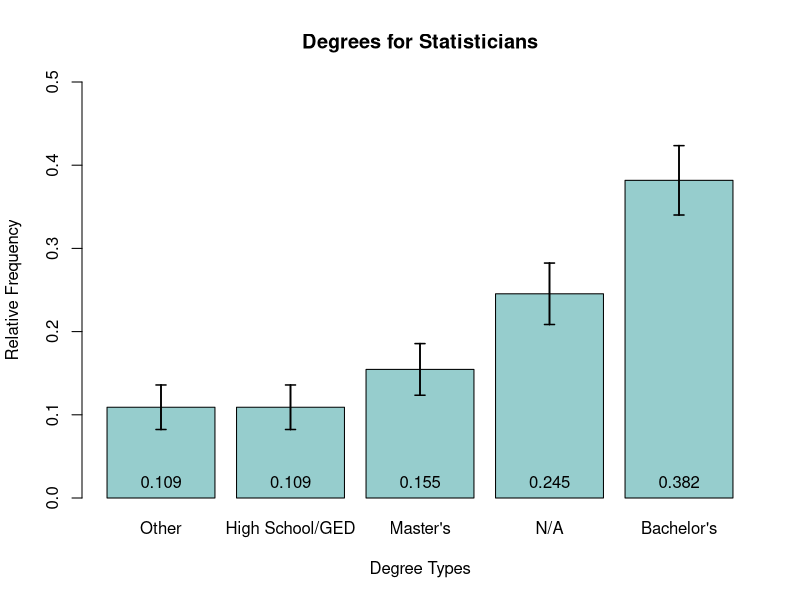
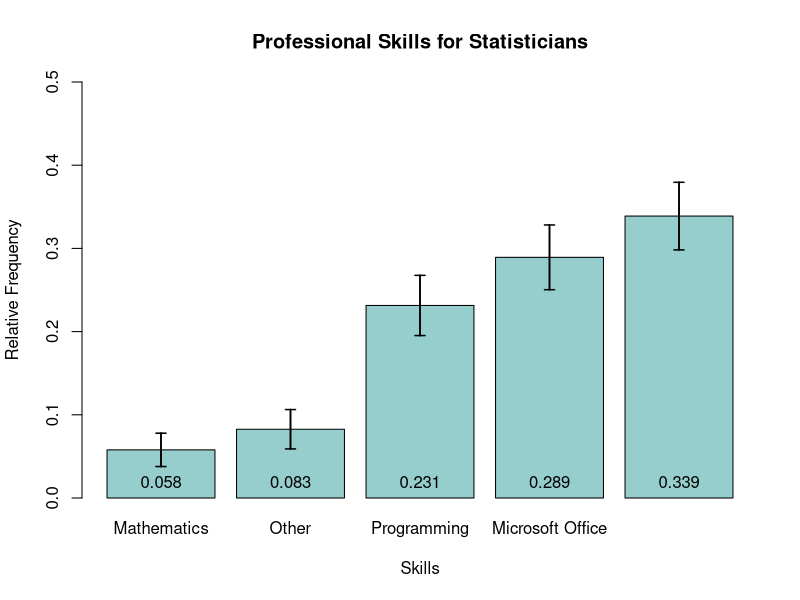
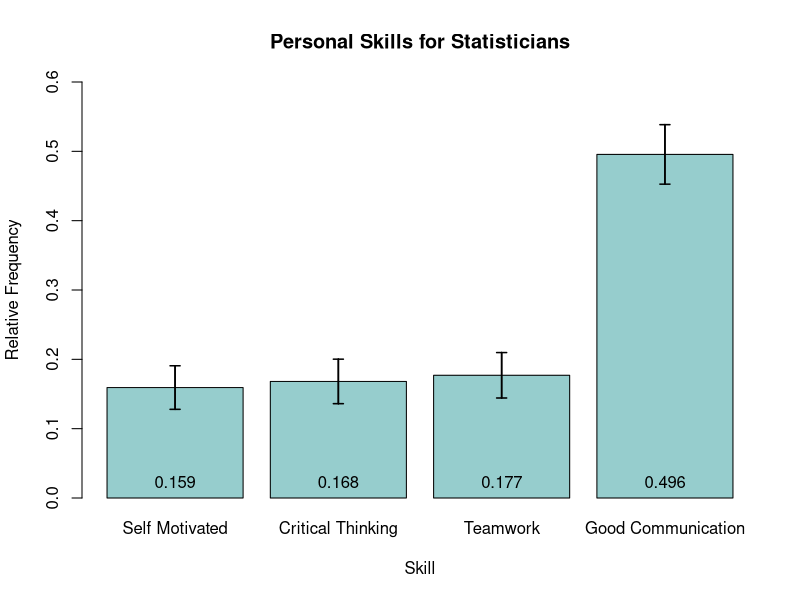
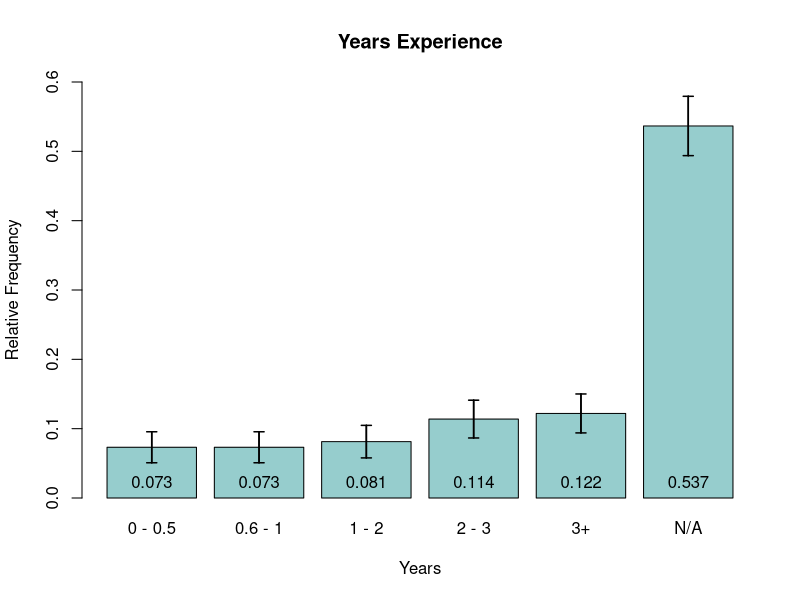
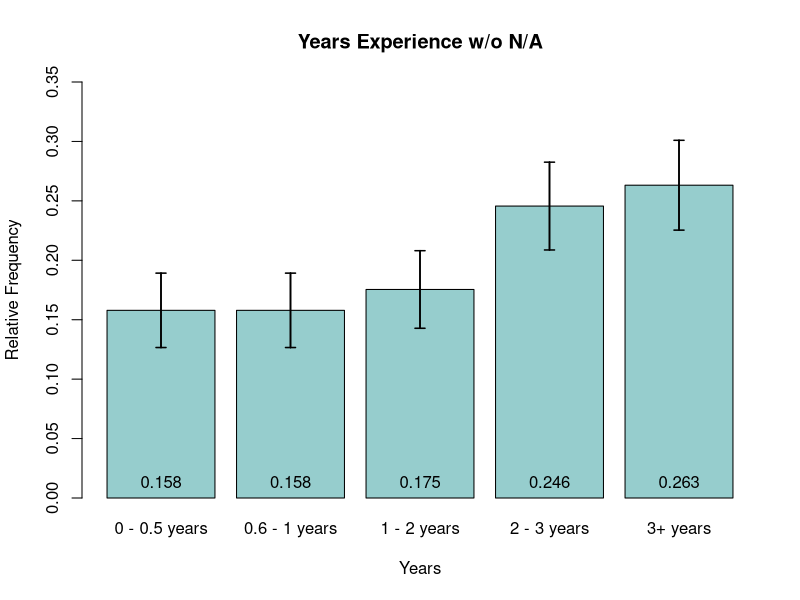
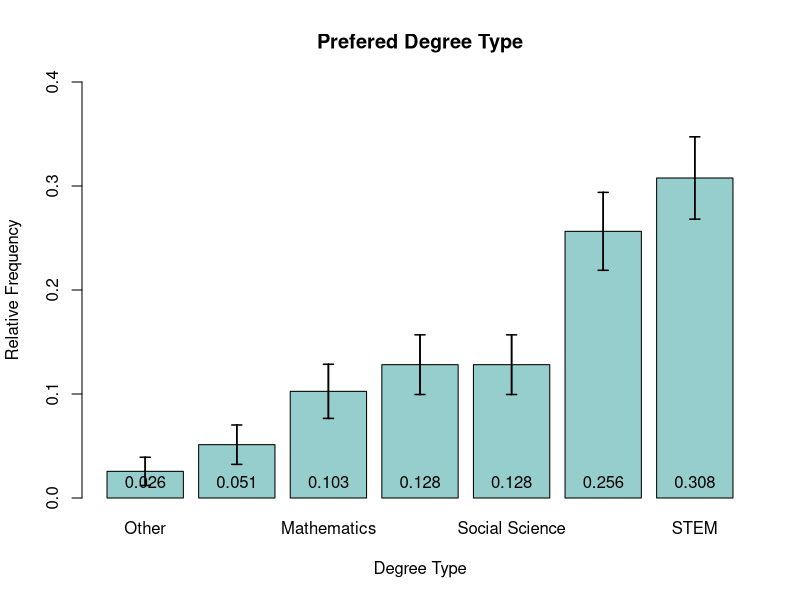
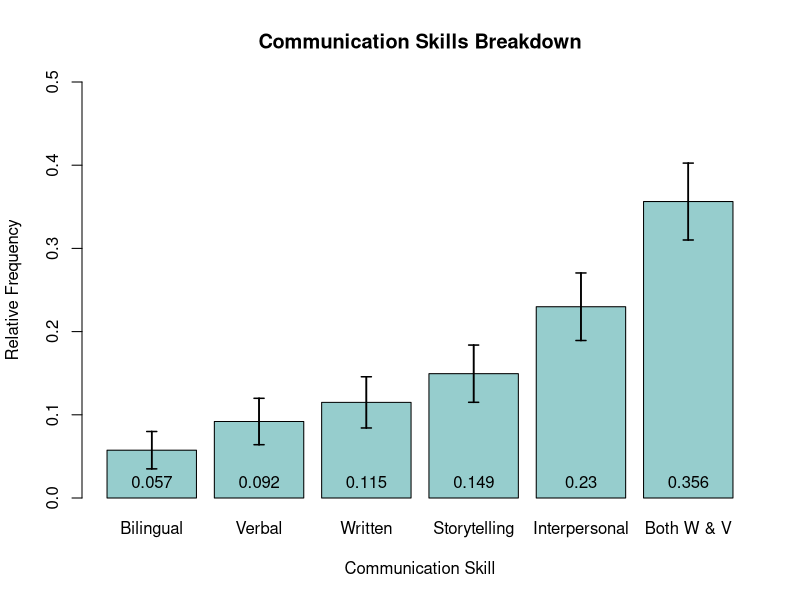

Generate these figures, in order, with R:
confidence<-function(p, n){
  ## p is proportion
  ## n is number of entries
  q = 1 - p
  res = (0.90 * sqrt((p * q) / n))
  res
}

############################################################################################################
#                                                 DEGREES                                                  #
############################################################################################################
degreeData<-c()
#Bachelors Degree - 1#
BD<- 42
for (num in 1:BD){
  degreeData<-rbind(degreeData, 1)
}
#Masters Degree - 2#
MD<- 17
for (num in 1:MD){
  degreeData<-rbind(degreeData, 2)
}
#N/A - 3#
ND<- 27
for (num in 1:ND){
  degreeData<-rbind(degreeData, 3)
}
#Other - 4#
OD<- 12
for (num in 1:OD){
  degreeData<-rbind(degreeData, 4)
}
#High School/GED - 5#
HS<-12
for (num in 1:HS){
  degreeData<-rbind(degreeData, 5)
}

# creating a pie chart using the percentages of the degrees #
#slices <- c(BD, MD , ND ,OD , HS)
#lbls <- c("BACHELORS 38.18%", "MASTERS 15.45%", "N/A 24.55%", "OTHER 10.91%", "HS/GED 10.91%")
#pie(slices, labels = lbls, main="Pie Chart of Degrees")

# creating a barplot using the frequencies of the degrees #
perDegrees <- BD + MD + ND + OD + HS
BDPer <- BD/perDegrees
MDPer <- MD/perDegrees
ODPer <- OD/perDegrees 
NAPer <- ND/perDegrees 
HSPer <- HS/perDegrees 
slices7<- c(ODPer, HSPer, MDPer, NAPer,  BDPer )
labelsD<-c("Other","High School/GED",   "Master's" , "N/A", "Bachelor's")
# creating a barplot using the frequencies of the degrees #
#Other HS/GED Master N/A Bachelor
ve<-barplot(slices7, main="Degrees for Statisticians", col=c("paleturquoise3"), ylim = c(0, 0.50), xlab = "Degree Types", ylab = "Relative Frequency", names.arg=labelsD)
text(ve, 0, round(slices7, 3),cex=1,pos=3)
segments(ve, 
         slices7 + confidence(slices7, 110), # upper bound
         ve,
         slices7 - confidence(slices7, 110), # lower bound 
         lwd = 1.5)
arrows(ve, slices7 + confidence(slices7, 110), # upper bound 
       ve,
       slices7 - confidence(slices7, 110), # lower bound
       lwd = 1.5, angle = 90,
       code = 3, length = 0.05)
cat("Total", perDegrees, " ", BDPer," ", MDPer, " ", NAPer, " ", ODPer," ", HSPer, "\n\n")

############################################################################################################
#                                           SKILLS (PROFESSIONAL)                                          #
############################################################################################################
profSkills<-c()
#Microsoft Office and General Technology - 1#
MSOTech<- 35
for (num in 1:MSOTech){
  profSkills<-rbind(profSkills, 1)
}
#Math Skills - 2#
Math<- 7
for (num in 1:Math){
  profSkills<-rbind(profSkills, 2)
}
#Programming Skills - 3#
Prog<- 28
for (num in 1:Prog){
  profSkills<-rbind(profSkills, 3)
}
#Statistics and Data Analytics (Prior Experience) - 4#
SD<- 41
for (num in 1:SD){
  profSkills<-rbind(profSkills, 4)
}
#Other - Experience, Certifications etc - 5#
OSPro<- 10
for (num in 1:OSPro){
  profSkills<-rbind(profSkills, 5)
}


# creating a pie chart using the frequencies of the skills #
perProSkill <- MSOTech + Math + Prog + SD + OSPro
MSPer <- MSOTech/perProSkill
MathPer <- Math/perProSkill
ProgPer <- Prog/perProSkill
SDPer <- SD/perProSkill
OSProPer <- OSPro/perProSkill
cat("Total", perProSkill, " ", MSPer," ", MathPer, " ", ProgPer," ", SDPer, " ", OSProPer, "\n\n")
# Math Other Programming MS Stats
slices1 <- c(MathPer,OSProPer , ProgPer ,MSPer, SDPer )
labelsPPS<-c("Mathematics", "Other", "Programming", "Microsoft Office", "Stats and Data Analytics")
le<-barplot(slices1, main="Professional Skills for Statisticians",col=c("paleturquoise3"),ylim = c(0, 0.50), xlab = "Skills", ylab = "Relative Frequency", names.arg=labelsPPS)
text(le, 0, round(slices1, 3),cex=1,pos=3)
segments(le, 
         slices1 + confidence(slices1, 110), # upper bound
         le,
         slices1 - confidence(slices1, 110), # lower bound 
         lwd = 1.5)
arrows(le, slices1 + confidence(slices1, 110), # upper bound 
       le,
       slices1 - confidence(slices1, 110), # lower bound
       lwd = 1.5, angle = 90,
       code = 3, length = 0.05)

############################################################################################################
#                                           SKILLS (PERSONAL)                                              #
############################################################################################################
persSkills<-c()
#Team Work - 1#
GW<- 20
for (num in 1:GW){
  persSkills<-rbind(persSkills, 1)
}
#Self-Motivated/Independent - 3#
SM<- 18
for (num in 1:SM){
  persSkills<-rbind(persSkills, 3)
}
#Good Communication (Oral & Written) - 2#
GCom<- (44+12)
for (num in 1:GCom){
  persSkills<-rbind(persSkills, 2)
}
#Other- Critical Thinking, Organization, Problem Solving etc - 5#
OSPer<- 19
for (num in 1:OSPer){
  persSkills<-rbind(persSkills, 5)
}

# creating a pie chart using the frequencies of the skills #
perPerSkill <- GW + GCom + SM + OSPer
GWPer <- GW/perPerSkill
GCPer <- GCom/perPerSkill
SMPer <- SM/perPerSkill
OSPerPer <- OSPer/perPerSkill

cat("Relative Frequencies: ", GWPer, " " , GCPer," ", SMPer, " ", OSPerPer)
orderedVector4 <- c(SMPer, OSPerPer, GWPer , GCPer)
labelsPS <-c("Self Motivated",  "Critical Thinking", "Teamwork", "Good Communication") 
te<-barplot(orderedVector4, main="Personal Skills for Statisticians",col=c("paleturquoise3"), ylim = c(0, 0.60), xlab = "Skill", ylab = "Relative Frequency", names.arg = labelsPS)
text(te, 0, round(orderedVector4, 3),cex=1,pos=3)
segments(te, 
         orderedVector4 + confidence(orderedVector4, 110), # upper bound
         te,
         orderedVector4 - confidence(orderedVector4, 110), # lower bound 
         lwd = 1.5)
arrows(te, orderedVector4 + confidence(orderedVector4, 110), # upper bound 
       te,
       orderedVector4 - confidence(orderedVector4, 110), # lower bound
       lwd = 1.5, angle = 90,
       code = 3, length = 0.05)


############################################################################################################
#                                             YEARS EXPERIENCE                                             #
############################################################################################################
years<-c()
#N/A - 1#
NY<- 66
for (num in 1:NY){
  years<-rbind(years, 1)
}
#0 - 6 Months - 2#
Zsix<-9
for (num in 1:Zsix){
  years<-rbind(years, 2)
}
#7 Months - 1 Year - 3#
one<-15
for (num in 1:one){
  years<-rbind(years, 3)
}
#1 Year and 1 Month - 2 Years - 4#
two<- 9
for (num in 1:two){
  years<-rbind(years, 4)
}
#2 Years and 1 Month - 3 Years - 5#
three<- 10
for (num in 1:three){
  years<-rbind(years, 5)
}
#More than 3 Years - 6#
four<- 14
for (num in 1:four){
  years<-rbind(years, 6)
}

# creating a barplot using the frequencies of the years experience #
perYears <- NY + Zsix + one + two + three + four
NYPer <- NY/perYears 
ZPer <- Zsix/perYears 
ONPer <- one/perYears 
TWPer <- two/perYears 
THRPer <- three/perYears 
FOURPer <- four/perYears 
#cat("Total", perYears, " ", NYPer, " " , ZPer," ", ONPer, " ", TWPer, " ", THRPer, " ", FOURPer , "\n\n")
#slices3 <- c(NYPer, ZPer, ONPer, TWPer, THRPer, FOURPer)
#lbls3 <- c("N/A 53.66%", "0 - 6 Months Year 7.32%", " 7 months - 1 Year 12.20%", "1 Year+ - 2 Years 7.32%", "2 Years+ - 3 Years 8.13%", "3 Years+ 11.38%")
#pie(slices3, labels = lbls3, main="Pie Chart of Years")

cat("Relative Frequencies: ", NYPer, " ",ZPer, " ",ONPer , " ", TWPer, " ", THRPer, " ", FOURPer)

orderedVector1 <- c( ZPer, TWPer, THRPer, FOURPer, ONPer, NYPer)
lbls7<-c("0 - 0.5", "0.6 - 1", "1 - 2", "2 - 3", "3+", "N/A")
ce<-barplot(orderedVector1, main="Years Experience",col=c("paleturquoise3"), ylim = c(0, 0.60), xlab = "Years", ylab = "Relative Frequency", names.arg=lbls7)
text(ce, 0, round(orderedVector1, 3),cex=1,pos=3)
segments(ce, 
         orderedVector1 + confidence(orderedVector1, 110), # upper bound
         ce,
         orderedVector1 - confidence(orderedVector1, 110), # lower bound 
         lwd = 1.5)
arrows(ce, orderedVector1 + confidence(orderedVector1, 110), # upper bound 
       ce,
       orderedVector1 - confidence(orderedVector1, 110), # lower bound
       lwd = 1.5, angle = 90,
       code = 3, length = 0.05)

# creating a piechart using the frequencies of the years experience #
perYears1 <- Zsix + one + two + three + four
ZPer1 <- Zsix/perYears1 
ONPer1 <- one/perYears1 
TWPer1 <- two/perYears1 
THRPer1 <- three/perYears1 
FOURPer1 <- four/perYears1 
cat("\nRELATIVE FREQ. WITH OUT N/A", perYears1, " ", ZPer1," ", ONPer1, " ", TWPer1, " ", THRPer1, " ", FOURPer1 , "\n\n")
orderedVector2 <- c(ZPer1, TWPer1, THRPer1,  FOURPer1, ONPer1)
lbls8<-c("0 - 0.5 years", "0.6 - 1 years", "1 - 2 years", "2 - 3 years", "3+ years")
ye<-barplot(orderedVector2, main="Years Experience w/o N/A", 
            xlab = "Years", ylab = "Relative Frequency", col=c("paleturquoise3"), ylim = c(0, 0.35),names.arg=lbls8)
text(ye, 0, round(orderedVector2, 3),cex=1,pos=3)
segments(ye, 
         orderedVector2 + confidence(orderedVector2, 110), # upper bound
         ye,
         orderedVector2 - confidence(orderedVector2, 110), # lower bound 
         lwd = 1.5)
arrows(ye, orderedVector2 + confidence(orderedVector2, 110), # upper bound 
       ye,
       orderedVector2 - confidence(orderedVector2, 110), # lower bound
       lwd = 1.5, angle = 90,
       code = 3, length = 0.05)

############################################################################################################
#                                                 DEGREE TYPES                                             #
############################################################################################################
degTypes<-c()
#Math Degree - 1#
MDeg<- 4
for (num in 1:MDeg){
  degTypes<-rbind(degTypes, 1)
}
#Computer Science Degree - 2#
CSDeg<- 2
for (num in 1:CSDeg){
  degTypes<-rbind(degTypes, 2)
}
#Business Degree - 3#
BUDeg<- 5
for (num in 1:BUDeg){
  degTypes<-rbind(degTypes, 3)
}
#Social Science Degree - 4#
SoSDeg<- 5
for (num in 1:SoSDeg){
  degTypes<-rbind(degTypes, 4)
}
#Statistics Degree - 5#
StaDeg<- 10
for (num in 1:StaDeg){
  degTypes<-rbind(degTypes, 5)
}
#Other Stem Degree - 7#
SteDeg<- 12
for (num in 1:SteDeg){
  degTypes<-rbind(degTypes, 7)
}
#Other Degree - 8#
OtDeg<- 1
for (num in 1:OtDeg){
  degTypes<-rbind(degTypes, 8)
}
# computing the percentages for each category #
perTypes <-  MDeg + CSDeg+ BUDeg+ SoSDeg+ StaDeg+ SteDeg+ OtDeg
MATPer <- MDeg/perTypes * 100
COMPPer <- CSDeg/perTypes * 100
BUSPer <- BUDeg/perTypes * 100
SOSPer <- SoSDeg/perTypes * 100
STATPer <- StaDeg/perTypes * 100
STEMPer <- SteDeg/perTypes * 100
OTHERPer <- OtDeg/perTypes * 100
cat("Total", perTypes, " ", MATPer, " " , COMPPer," ", BUSPer, " ", SOSPer, " ", STATPer, " ", STEMPer , " ", OTHERPer, "\n\n")

# creating a barplot using the frequencies of the degree types #
MATPer1 <- MDeg/perTypes
COMPPer1 <- CSDeg/perTypes
BUSPer1 <- BUDeg/perTypes
SOSPer1 <- SoSDeg/perTypes
STATPer1 <- StaDeg/perTypes
STEMPer1 <- SteDeg/perTypes
OTHERPer1 <- OtDeg/perTypes
cat("Relative Frequencies: ", MATPer1, " ",COMPPer1, " ", BUSPer1, " ", SOSPer1, " ", STATPer1, " ", STEMPer1, " ", OTHERPer1 )
orderedVector <- c(OTHERPer1, COMPPer1 , MATPer1 ,  BUSPer1 , SOSPer1 , STATPer1 , STEMPer1  )
labelsDT <-c("Other", "Computer Science","Mathematics","Business","Social Science","Statistics","STEM") 

bp <- barplot(main="Prefered Degree Type", xlab = "Degree Type", 
               ylab = "Relative Frequency", ylim = c(0, 0.40), names.arg = labelsDT,
              col=c("paleturquoise3"), orderedVector)
text(bp, 0, round(orderedVector, 3),cex=1,pos=3)
segments(bp, 
         orderedVector + confidence(orderedVector, 110), # upper bound
         bp,
         orderedVector - confidence(orderedVector, 110), # lower bound 
         lwd = 1.5)
arrows(bp, orderedVector + confidence(orderedVector, 110), # upper bound 
       bp,
       orderedVector - confidence(orderedVector, 110), # lower bound
       lwd = 1.5, angle = 90,
       code = 3, length = 0.05)

############################################################################################################
#                                     COMMUNICATION SKILLS BREAKDOWN                                       #
############################################################################################################
comSkills<-c()
#Verbal - 1#
VEB<- 8
for (num in 1:VEB){
  comSkills<-rbind(comSkills, 1)
}
#Written - 2#
WE<- 10
for (num in 1:WE){
  comSkills<-rbind(comSkills, 2)
}
#Bilingual - 3#
BE<- 5
for (num in 1:BE){
  comSkills<-rbind(comSkills, 3)
}
#Storytelling - 4#
SET<- 13
for (num in 1:SET){
  comSkills<-rbind(comSkills, 4)
}
#Interpersonal - 5#
INTP<-20
for (num in 1:INTP){
  comSkills<-rbind(comSkills, 5)
}
#Both Written and Verbal - 6#
BWAV<-31
for (num in 1:BWAV){
  comSkills<-rbind(comSkills, 6)
}

# creating a barplot using the frequencies of the degrees #
CBD<- BWAV + INTP + SET + BE + WE + VEB
BWAVPer <- BWAV/CBD
INTPPer <- INTP/CBD
SETPer <- SET/CBD 
BEPer <- BE/CBD 
WEPer <- WE/CBD 
VEBPer <- VEB/CBD 
slices9<- c(BEPer,VEBPer, WEPer, SETPer ,INTPPer,BWAVPer)
labelsCOM<-c( "Bilingual", "Verbal", "Written", "Storytelling" ,"Interpersonal", "Both W & V")
# creating a barplot using the frequencies of the degrees #
COM<-barplot(slices9, main="Communication Skills Breakdown",ylim = c(0, 0.50), xlab = "Communication Skill", 
            ylab = "Relative Frequency", col=c("paleturquoise3"), names.arg=labelsCOM)
text(COM, 0, round(slices9, 3),cex=1,pos=3)
segments(COM, 
         slices9 + confidence(slices9, CBD), # upper bound
         COM,
         slices9 - confidence(slices9, CBD), # lower bound 
         lwd = 1.5)
arrows(COM, slices9 + confidence(slices9, CBD), # upper bound 
       COM,
       slices9 - confidence(slices9, CBD), # lower bound
       lwd = 1.5, angle = 90,
       code = 3, length = 0.05)
cat("Bilingual")
cat("\n", BEPer, " ", VEBPer, " " ,WEPer, " ", SETPer, " " ,INTPPer, " ",BWAVPer, "\n\n")
print(BEPer+VEBPer+ WEPer+SETPer+INTPPer+BWAVPer)